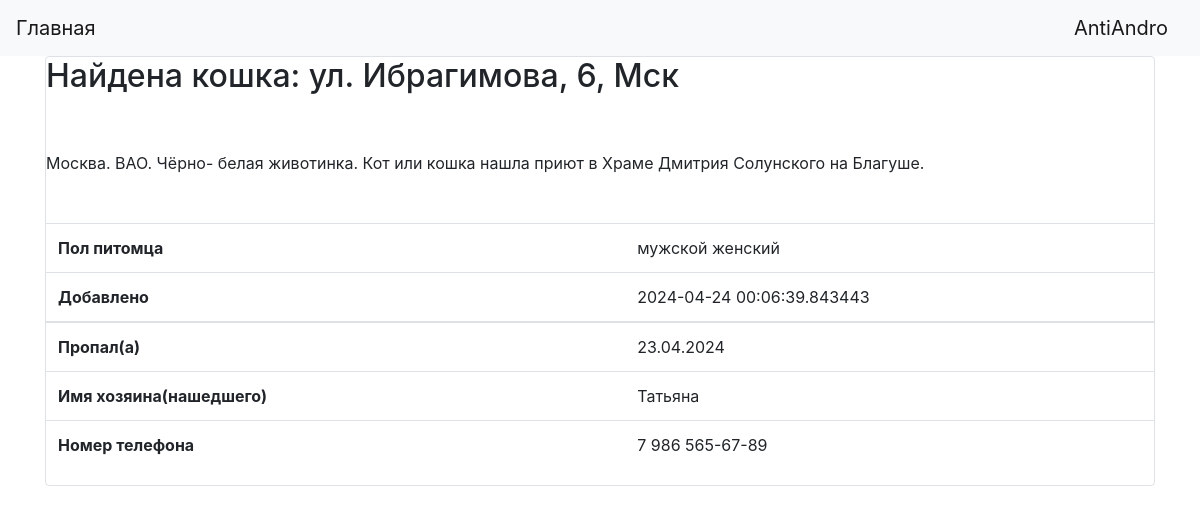
The page /adds/4 (signed in) on the database its author committed.
### data/users.py (models this page shows, shortened)
class User(SqlAlchemyBase, UserMixin):
    __tablename__ = 'users'
    id = sqlalchemy.Column(sqlalchemy.Integer,
                           primary_key=True, autoincrement=True)
    name = sqlalchemy.Column(sqlalchemy.String, nullable=True)
    email = sqlalchemy.Column(sqlalchemy.String,
                              index=True, unique=True, nullable=True)
    hashed_password = sqlalchemy.Column(sqlalchemy.String, nullable=True)
    adds = orm.relationship("Adds", back_populates='user')

### data/adds.py (models this page shows)
class Adds(SqlAlchemyBase):
    __tablename__ = 'adds'
    id = sqlalchemy.Column(sqlalchemy.Integer,
                           primary_key=True, autoincrement=True)
    type_pet = sqlalchemy.Column(sqlalchemy.String)
    gender = sqlalchemy.Column(sqlalchemy.String)
    place = sqlalchemy.Column(sqlalchemy.String, nullable=True)
    time = sqlalchemy.Column(sqlalchemy.String, nullable=True)
    description = sqlalchemy.Column(sqlalchemy.String, nullable=True)
    name = sqlalchemy.Column(sqlalchemy.String, nullable=True)
    number = sqlalchemy.Column(sqlalchemy.String, nullable=True)
    lost_find = sqlalchemy.Column(sqlalchemy.String)
    created_date = sqlalchemy.Column(sqlalchemy.DateTime,
                                     default=datetime.datetime.now)
    user_id = sqlalchemy.Column(sqlalchemy.Integer,
                                sqlalchemy.ForeignKey("users.id"))
    user = orm.relationship('User')

### main.py (the view)
@app.route('/adds/<int:id>')
def more_details(id):
    db_sess = db_session.create_session()
    adds = db_sess.query(Adds).get(id)
    return render_template('more_details.html', title='Подробная информация', adds=adds)

### data/db_session.py (called while the page is built)
def create_session() -> Session:
    global __factory
    return __factory()

### main.py (called while the page is built)
@login_manager.user_loader
def load_user(user_id):
    db_sess = db_session.create_session()
    return db_sess.query(User).get(user_id)

### templates/more_details.html (shortened to what this page needs)
{% extends "base.html" %}
{% block content %}
<main role="main" class="container">
<div class="col-md6 border rounded">
    {% if adds.lost_find == 'потерян' %}
        <h2>Пропала {{adds.type_pet}}: {{adds.place}}</h2>
    {% elif adds.lost_find == 'найден' %}
        <h2>Найдена {{adds.type_pet}}: {{adds.place}}</h2>
    {% endif %}
    <div class="pt-5">
        {{adds.description}}
    </div>
    <div class="table-responsive pt-5">
      <table class="table">
        <tbody>
          <tr>
            <th scope="row" class="text-start">Пол питомца</th>
            <td></td>
            <td></td>
            <td>{{adds.gender}}</td>
          </tr>
          <tr>
            <th scope="row" class="text-start">Добавлено</th>
            <td></td>
            <td></td>
            <td>{{adds.created_date}}</td>
          </tr>
        </tbody>
        <tbody>
          <tr>
            <th scope="row" class="text-start">Пропал(а)</th>
            <td></td>
            <td></td>
            <td>{{adds.time}}</td>
          </tr>
          <tr>
            <th scope="row" class="text-start">Имя хозяина(нашедшего)</th>
            <td></td>
            <td></td>
            <td>{{adds.name}}</td>
          </tr>
          <tr>
            <th scope="row" class="text-start">Номер телефона</th>
            <td></td>
            <td></td>
            <td>{{adds.number}}</td>
          </tr>
        </tbody>
      </table>
    </div>
</div>
</main>
{% endblock %}

### templates/base.html (shortened to what this page needs)
<!doctype html>
<html lang="en">
<head>
    <link rel="stylesheet"
          href="https://stackpath.bootstrapcdn.com/bootstrap/4.4.1/css/bootstrap.min.css">
</head>
<body>
<header>
    <nav class="navbar navbar-light bg-light">
        <a class="navbar-brand" href="/">Главная</a>
{% if current_user.is_authenticated %}
    <a class="navbar-brand" href="/profile">{{ current_user.name }}</a>
{% else %}
    <p>
        <a class="btn btn-primary " href="/register">Зарегистрироваться</a>
        <a class="btn btn-success" href="/login">Войти</a>
    </p>
{% endif %}
    </nav>
</header>
{% block content %}{% endblock %}
</body>
</html>

### rows shown on the page
User: name "AntiAndro"
Adds: type_pet "кошка", place "ул. Ибрагимова, 6, Мск", description "Москва. ВАО. Чёрно- белая животинка. Кот или кошка нашла приют в Храме Дмитрия Солунского на Благуше.", gender "мужской женский", created_date "2024-04-24 00:06:39.843443", time "23.04.2024", name "Татьяна", number "7 986 565-67-89"
